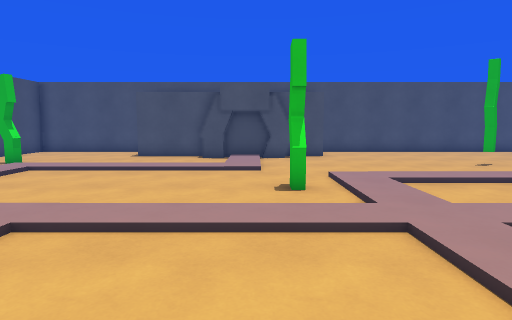
View 1 (above)

15 first-person views from a walk through a level from a Godot 3-D game. The camera is 1.4 m above the floor, tilts 6° down and sees 75° across. The floor is counted in squares, 1 m on a side. Each view is taken from the middle of a square. On the plan, view 1 faces up. The plan holds only what a view shows up to about 15 squares ahead; the rest is blank. The place goes on beyond the plan.

View 2
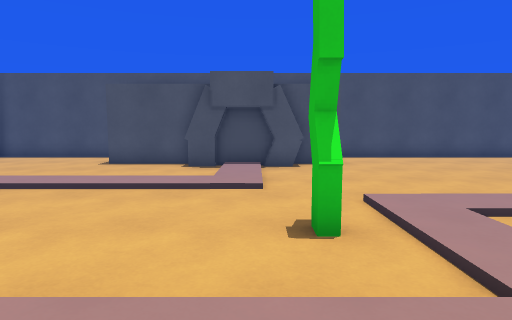

View 3
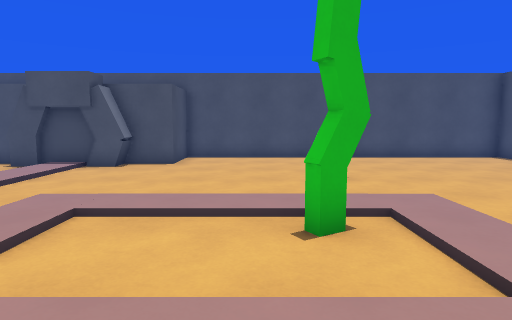

View 4
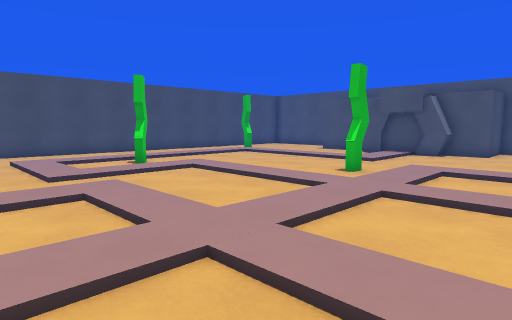

View 5
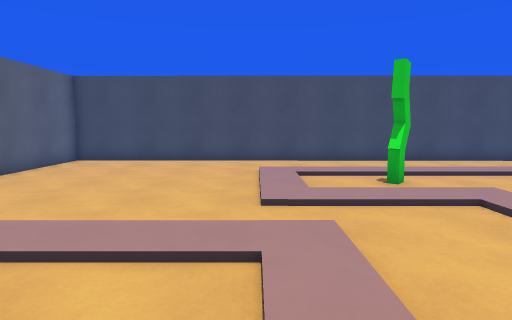

View 6
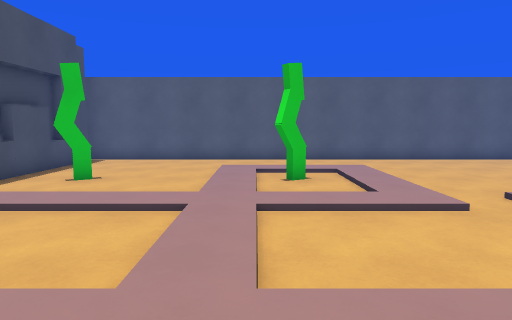

View 7
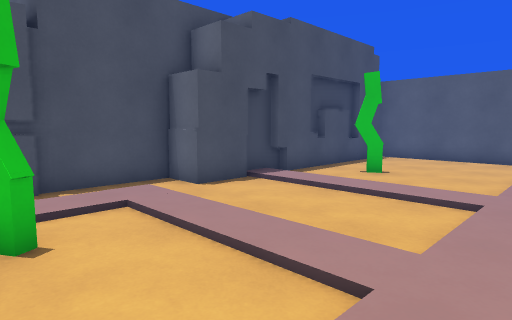

View 8
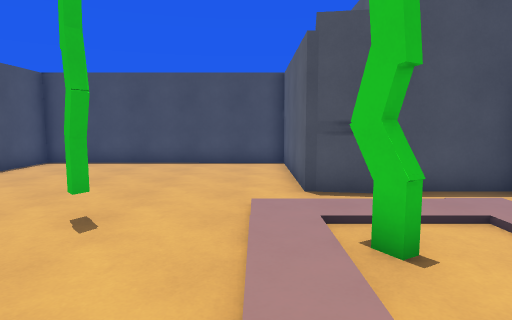

View 9
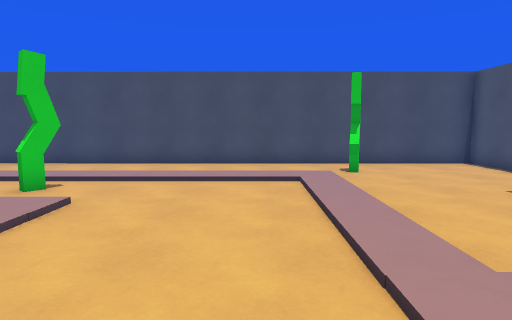

View 10
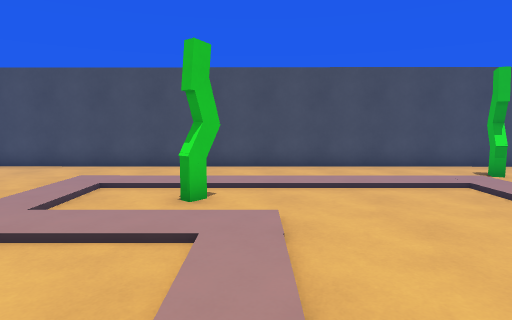

View 11
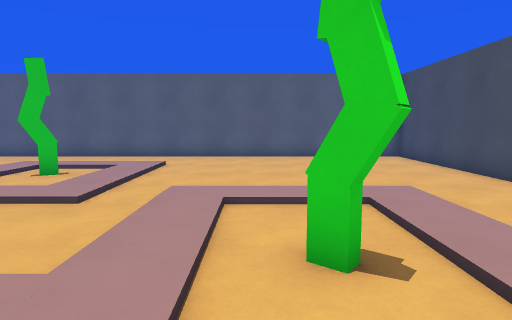

View 12
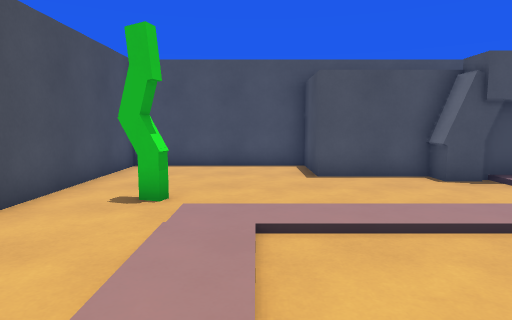

View 13
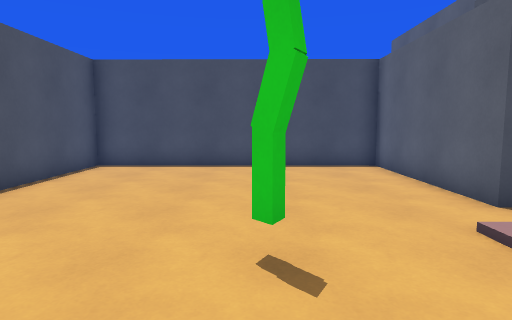

View 14
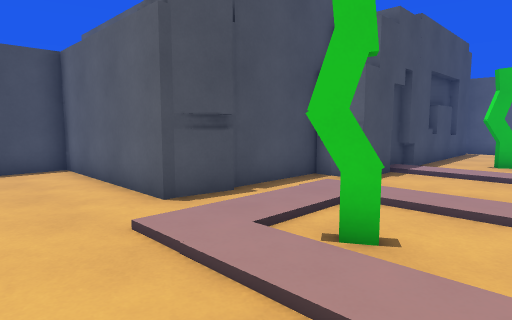

View 15
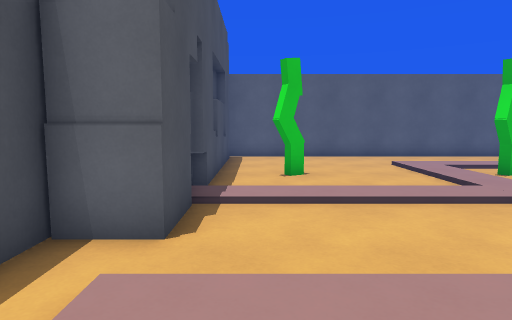

### Floor plan
Key: @ floor where view 1 was taken; # wall or solid block; . main floor; : floor 0.25 m higher than the main floor; / step, stairs or slope.
Columns run from 12 left of view 1 to 17 right of it. Each row starts with its distance up from view 1.
 18  #######       ###############
 17  #.....#       #.............#
 16  #.....#       #.............#
 15  #.....#########.............#
 14  #........##//...............#
 13  #.........//................#
 12  #.#.......//.......#........#
 11  #../:::::::/................#
 10  #../////////................#
  9  #..//........////////.......#
  8  #..//.......////////:.#######
  7 ##..//.......///...//:.#
  6 #...//........//..../:.#
  5 #...//..::::::::::::::.#
  4 #...//#.://///////////.#
  3 #...//..:/....//.....###
  2 #...//..:/....//.....##
  1 #...////://///////////#
  0 #...///////:@/////////#
 -1 #........./:..//.....##
 -2 #........./:.#//...#.##
 -3 #........./:..//.....#
 -4 #........./::::/.....#
 -5 #....................#
 -6 #....................#
 -7 #....................#
 -8 ######################

Positions as (right, up) in squares from view 1, and headings:
1: (0, 0), facing up
2: (0, 3), facing up
3: (6, 3), facing up
4: (6, -2), facing up-left
5: (3, 0), facing left
6: (2, 7), facing down
7: (2, 8), facing down-right
8: (3, 9), facing right
9: (2, 9), facing left
10: (1, 5), facing left
11: (-5, 7), facing down
12: (-7, 6), facing up
13: (5, 12), facing right
14: (5, 11), facing down-right
15: (8, 7), facing down
